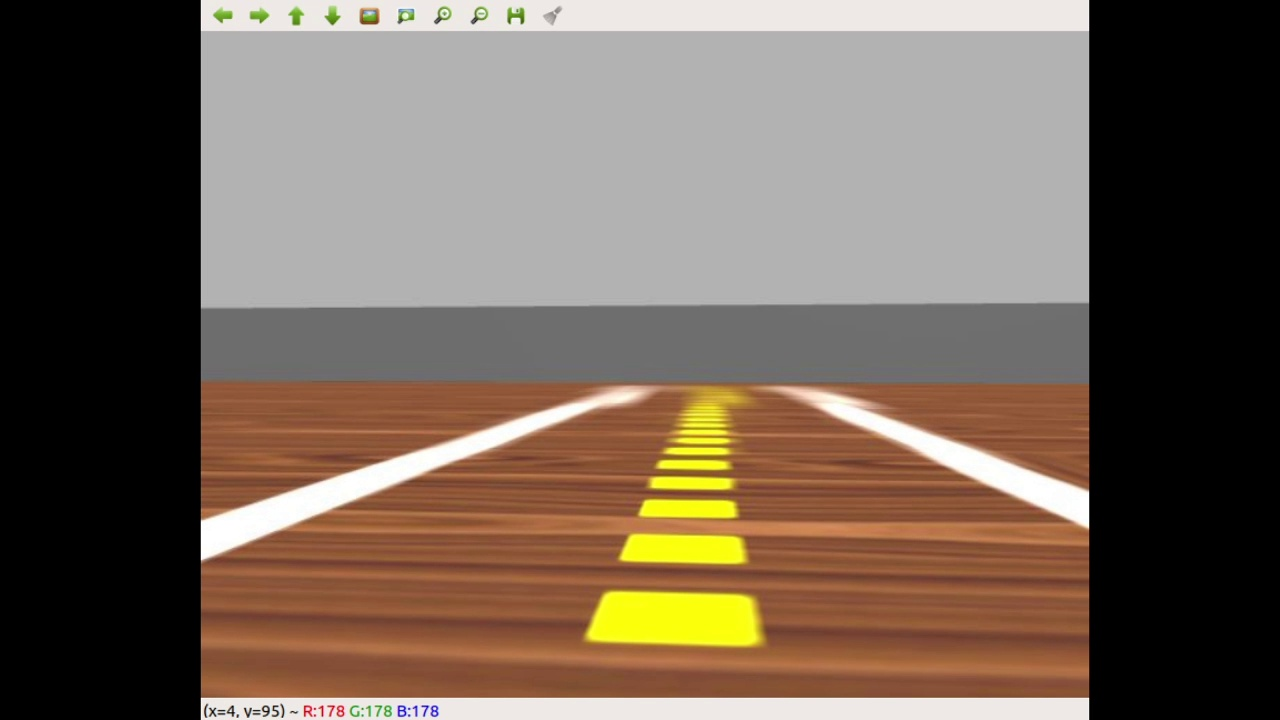
#> input picture img/frame01.jpg, 1280 x 720 px, given in place of line_following.mp4, which was not available
$ python run_on_video.py
#> lines starting #> are read from the running program, lines starting #| are printed output that depends on the picture; after the words box and inside, x2 and y2 are one past the last pixel; in counts of white or black regions, pixels touching at a corner belong together; pictures that were not available may be replaced by others from this repository, and a replacement may not be noted
### biblioteca.py
#!/usr/bin/python
# -*- coding: utf-8 -*-

import cv2
import math
import numpy as np

from sklearn.linear_model import LinearRegression, RANSACRegressor

def segmenta_linha_amarela(bgr):
    """Não mude ou renomeie esta função
        deve receber uma imagem bgr e retornar uma máscara com os segmentos amarelos do centro da pista em branco.
        Utiliza a função cv2.morphologyEx() para limpar ruidos na imagem
    """
    hsv = cv2.cvtColor(bgr, cv2.COLOR_BGR2HSV)
    mask = cv2.inRange(hsv, (30/2, 153, 160), (70/2, 255, 255))
    kernel = np.ones((5, 5), np.uint8)
    morpho = cv2.morphologyEx(mask, cv2.MORPH_OPEN, kernel)

    return morpho

def encontrar_contornos(mask):
    """Não mude ou renomeie esta função
        deve receber uma imagem preta e branca e retornar todos os contornos encontrados
    """
    contours, hierarchy = cv2.findContours(mask, cv2.RETR_CCOMP, cv2.CHAIN_APPROX_NONE)

    return contours

def crosshair(img, point, size, color):
    """ Desenha um crosshair centrado no point.
        point deve ser uma tupla (x,y)
        color é uma tupla R,G,B uint8
    """
    x,y = point
    x = int(x)
    y = int(y)
    cv2.line(img,(x - size,y),(x + size,y),color,2)
    cv2.line(img,(x,y - size),(x, y + size),color,2)

def encontrar_centro_dos_contornos(bgr, contornos):
    """Não mude ou renomeie esta função
        deve receber uma lista de contornos e retornar, respectivamente,
        a imagem com uma cruz no centro de cada segmento e o centro de cada.
        formato: img, x_list, y_list
    """
    img = bgr.copy()
    x_list = []
    y_list = []

    for contorno in contornos:
        try:
            m = cv2.moments(contorno)
            cx = m["m10"] / m["m00"]
            cy = m["m01"] / m["m00"]

            x_list.append(cx)
            y_list.append(cy)
            crosshair(img, (cx, cy), 5, (255, 0, 0))

        except ZeroDivisionError:
            pass

    return img, x_list, y_list


# [14 lines left out: function desenhar_linha_entre_pontos, not called in this run]

def regressao_por_centro(bgr, x_array, y_array):
    """Não mude ou renomeie esta função
        deve receber uma lista de coordenadas XY, e estimar a melhor reta, utilizando o metodo preferir, que passa pelos centros. Retorne a imagem com a reta e os parametros da reta

        Dica: cv2.line(img,ponto1,ponto2,color,2) desenha uma linha que passe entre os pontos, mesmo que ponto1 e ponto2 não pertençam a imagem.
    """
    img = bgr.copy()
    y_array = np.array(y_array).reshape(-1, 1)
    reg = LinearRegression().fit(y_array, x_array)
    ransac = RANSACRegressor(reg).fit(y_array, x_array)
    reg = ransac.estimator_
    lm = reg.coef_
    o = reg.intercept_
    y1 = 0
    x1 = int(lm * y1 + o)
    y2 = img.shape[0]
    x2 = int(lm * y2 + o)

    cv2.line(img, (x1, y1), (x2, y2), (0, 0, 255), 2)

    return img, lm

def calcular_angulo_com_vertical(img, lm):
    """Não mude ou renomeie esta função
        deve receber uma imagem contendo uma reta, além da reggressão linear e determinar o ângulo da reta com a vertical, utilizando o metodo preferir.
    """
    angulo_radianos = np.arctan(lm)
    angulo = np.degrees(angulo_radianos)

    return angulo

# [2 lines that do not run on import are left out]

### biblioteca2.py
#!/usr/bin/python
# -*- coding: utf-8 -*-

import cv2
import numpy as np
import math

from sklearn.linear_model import LinearRegression
from biblioteca import crosshair

def segmenta_linha_branca(bgr):
    """Não mude ou renomeie esta função
        deve receber uma imagem e segmentar as faixas brancas
    """
    mask = cv2.inRange(bgr, (240, 240, 240), (255, 255, 255))
    kernel = np.ones((5, 5), np.uint8)
    morpho = cv2.morphologyEx(mask, cv2.MORPH_OPEN, kernel)

    return morpho

def estimar_linha_nas_faixas(img, mask):
    """Não mude ou renomeie esta função
        deve receber uma imagem preta e branca e retorna dois pontos que formen APENAS uma linha em cada faixa. Desenhe cada uma dessas linhas na iamgem.
         formato: [[(x1,y1),(x2,y2)], [(x1,y1),(x2,y2)]]
    """
    contours, hierarchy = cv2.findContours(mask, cv2.RETR_CCOMP, cv2.CHAIN_APPROX_NONE)

    lines = []
    for contour in contours:
        x_array = contour[:, :, 0]
        y_array = contour[:, :, 1]
        y_array = y_array.reshape(-1, 1)
        reg = LinearRegression().fit(y_array, x_array)
        lm = reg.coef_
        o = reg.intercept_
        y1 = 0
        x1 = int(lm * y1 + o)
        y2 = img.shape[0]
        x2 = int(lm * y2 + o)
        point_1 = (x1, y1)
        point_2 = (x2, y2)

        cv2.line(img, point_1, point_2, (255, 0, 255), 2)
        lines.append((point_1, point_2))

    return lines

def calcular_equacao_das_retas(linhas):
    """Não mude ou renomeie esta função
        deve receber dois pontos que estejam em cada uma das faixas e retornar a equacao das duas retas. Onde y = h + m * x. Formato: [(m1,h1), (m2,h2)]
    """
    equations = []
    for linha in linhas:
        point_1, point_2 = linha
        x1, y1 = point_1
        x2, y2 = point_2
        m = (x2 - x1) / (y2 - y1)

        equations.append((m, x1))

    return equations

def calcular_ponto_de_fuga(img, equacoes):
    """Não mude ou renomeie esta função
        deve receber duas equacoes de retas e retornar o ponto de encontro entre elas. Desenhe esse ponto na imagem.
    """
    equation_1, equation_2 = equacoes
    m1, h1 = equation_1
    m2, h2 = equation_2
    y = int((h2 - h1) / (m1 - m2))
    x = int(h1 + y * m1)

    crosshair(img, (x, y), 5, (255, 0, 0))

    return (x, y)


### run_on_video.py
#!/usr/bin/python
# -*- coding: utf-8 -*-

import cv2
import numpy as np
import biblioteca
import biblioteca2

print("Baixe o arquivo a seguir para funcionar: ")
print("https://github.com/Insper/robot202/raw/master/projeto/centro_massa/video.mp4")

cap = cv2.VideoCapture('line_following.mp4')

while(True):
    # Capture frame-by-frameqq
    ret, img = cap.read()
#> img is the input picture: shape (720, 1280, 3); mean B, G, R 87.5, 100.4, 115.5
    # frame = cv2.imread("frame0000.jpg")
    # ret = True

    if ret == False:
        print("Codigo de retorno FALSO - problema para capturar o frame")
        break
    else:
        try:
            bgr = img.copy()
            mask = biblioteca.segmenta_linha_amarela(bgr)
#> in segmenta_linha_amarela, `mask = cv2.inRange(hsv, (30/2, 153, 160), (70/2, 255, 255))`:
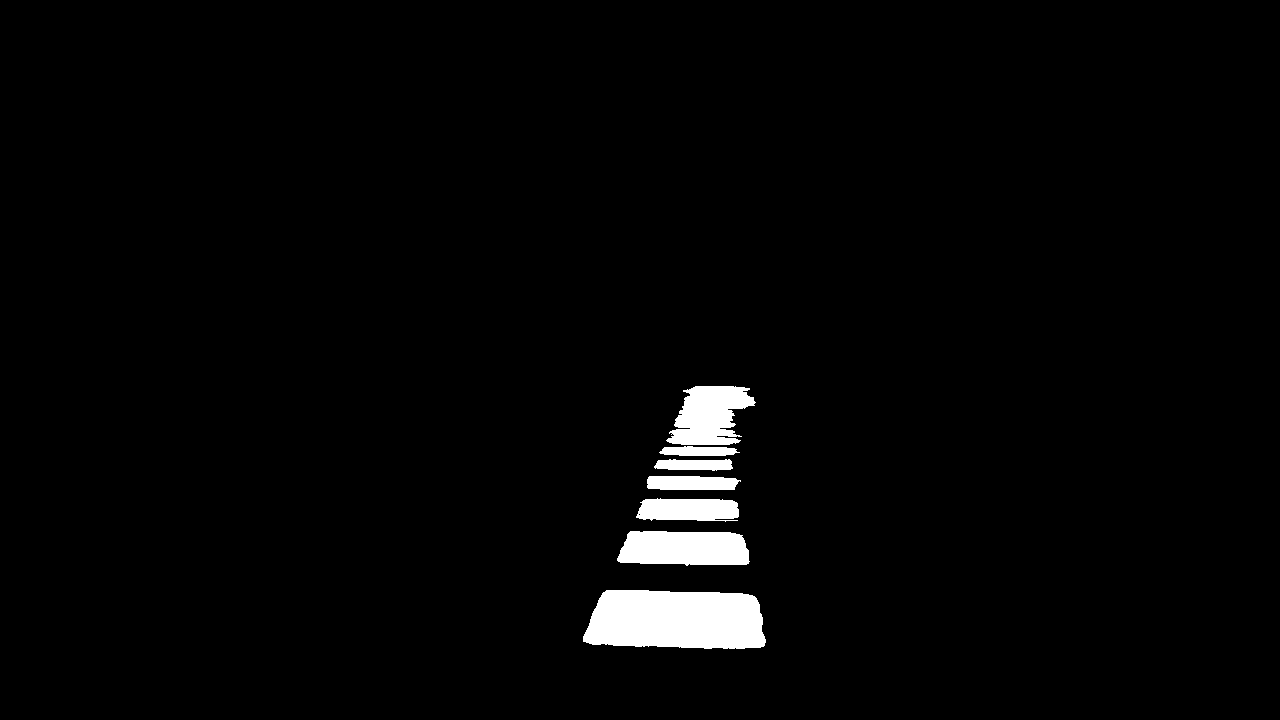
#> mask: shape (720, 1280); 2.3% white; 7 white regions, largest, box (x1, y1, x2, y2) and area: (583, 590, 766, 649) 9419, (617, 531, 750, 566) 4032, (666, 386, 756, 445) 3557
            contours = biblioteca.encontrar_contornos(mask)
#> in encontrar_contornos, `contours, hierarchy = cv2.findContours(mask, cv2.RETR_CCOMP, cv2.CHAIN..`: contours = 7 contours; box (x1, y1, x2, y2) and area: (583, 590, 765, 649) 9193, (618, 531, 749, 565) 3870, (669, 386, 754, 445) 3234, (639, 499, 739, 521) 1884, (647, 476, 737, 490) 1080, (656, 460, 731, 470) 651, (662, 446, 735, 456) 546
            img, X, Y = biblioteca.encontrar_centro_dos_contornos(img, contours)
#> the loop in encontrar_centro_dos_contornos, `for contorno in contornos:` made 7 passes
#> (cx, cy, x in crosshair, y in crosshair) on passes 1 to 7: (676.1, 619.6, 676, 619), (684.1, 548, 684, 547), (688.2, 509.1, 688, 509), (690.6, 482.7, 690, 482), (693.7, 464.4, 693, 464), (698, 450.8, 698, 450), (708.8, 414.8, 708, 414)
#> after the loop in encontrar_centro_dos_contornos, `for contorno in contornos:`:
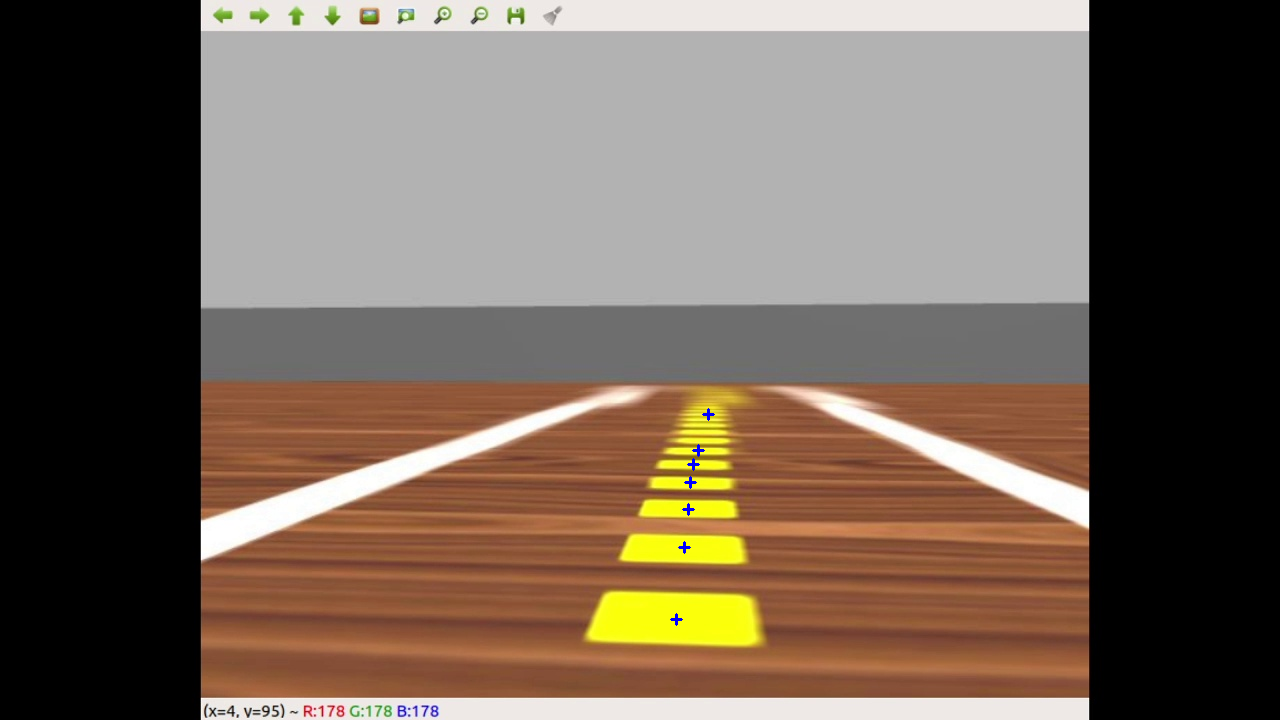
#> img: shape (720, 1280, 3); 0.05% of pixels changed, all inside (x1, y1, x2, y2) = (670, 408, 715, 626)
#> after the loop in encontrar_centro_dos_contornos, `for contorno in contornos:`: x_list = [676.1, 684.1, 688.2, 690.6, 693.7, 698, 708.8]; y_list = [619.6, 548, 509.1, 482.7, 464.4, 450.8, 414.8]
#> X = [676.1, 684.1, 688.2, 690.6, 693.7, 698, 708.8]; Y = [619.6, 548, 509.1, 482.7, 464.4, 450.8, 414.8]
            img, lm = biblioteca.regressao_por_centro(img, X, Y)
#> in regressao_por_centro, `lm = reg.coef_`: lm = [-0.146]
#> in regressao_por_centro, `o = reg.intercept_`: o = 764.3
#> in regressao_por_centro, `x1 = int(lm * y1 + o)`: x1 = 764
#> in regressao_por_centro, `x2 = int(lm * y2 + o)`: x2 = 658
#> lm = [-0.146]
            angulo = biblioteca.calcular_angulo_com_vertical(img, lm)
#> in calcular_angulo_com_vertical, `angulo_radianos = np.arctan(lm)`: angulo_radianos = [-0.145]
#> in calcular_angulo_com_vertical, `angulo = np.degrees(angulo_radianos)`: angulo = [-8.33]
#> angulo = [-8.33]

            mask2 = biblioteca2.segmenta_linha_branca(bgr)
            lines = biblioteca2.estimar_linha_nas_faixas(img, mask2)
#> in estimar_linha_nas_faixas, `contours, hierarchy = cv2.findContours(mask, cv2.RETR_CCOMP, cv2.CHAIN..`: contours = 2 contours; box (x1, y1, x2, y2) and area: (201, 405, 584, 557) 7582, (830, 404, 1089, 524) 4976
#> the loop in estimar_linha_nas_faixas, `for contour in contours:` made 2 passes
#> (lm, o, y1, x1, y2, x2, point_1, point_2) on passes 1 to 2: ([-2.66], [1646.6], 0, 1646, 720, -267, (1646, 0), (-267, 720)), ([2.24], [-65.84], 0, -65, 720, 1549, (-65, 0), (1549, 720))
#> after the loop in estimar_linha_nas_faixas, `for contour in contours:`:
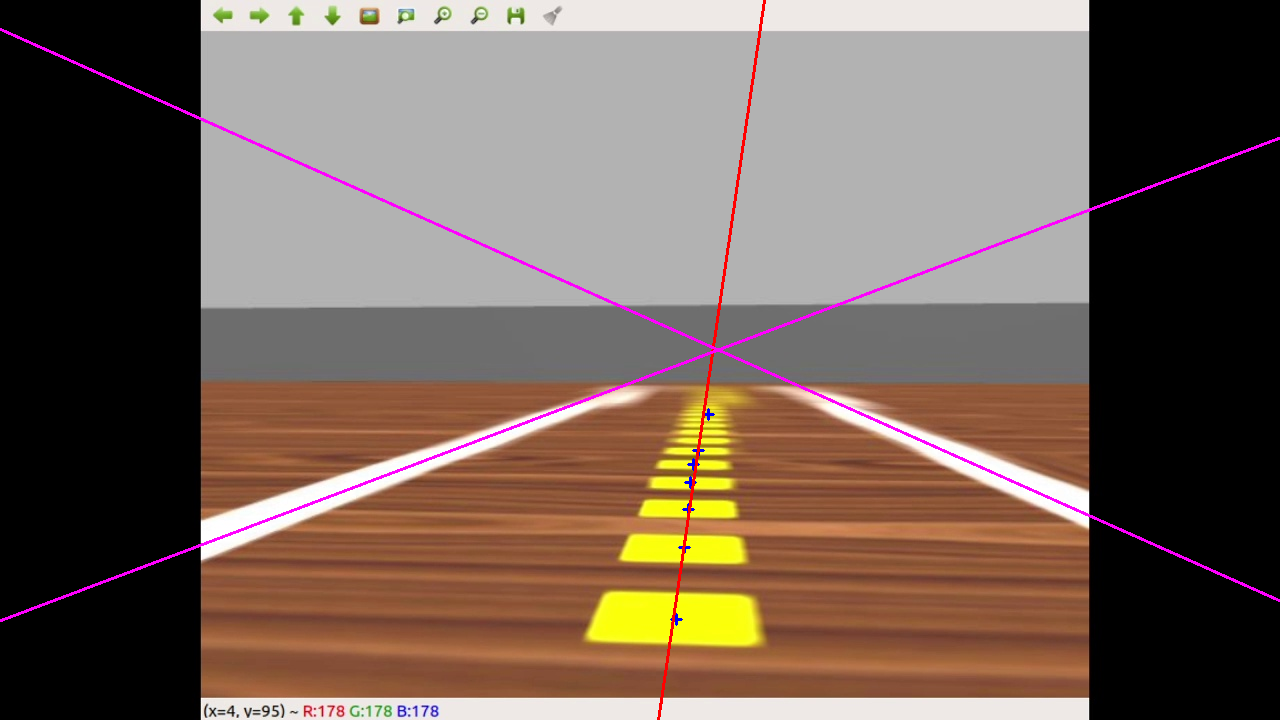
#> img: shape (720, 1280, 3); mean B, G, R 88.4, 98.7, 116.6
#> after the loop in estimar_linha_nas_faixas, `for contour in contours:`: lines = [((1646, 0), (-267, 720)), ((-65, 0), (1549, 720))]
            equations = biblioteca2.calcular_equacao_das_retas(lines)
#> the loop in calcular_equacao_das_retas, `for linha in linhas:` made 2 passes
#> (x1, y1, x2, y2, m) on passes 1 to 2: (1646, 0, -267, 720, -2.66), (-65, 0, 1549, 720, 2.24)
#> after the loop in calcular_equacao_das_retas, `for linha in linhas:`: equations = [(-2.66, 1646), (2.24, -65)]
#> equations = [(-2.66, 1646), (2.24, -65)]
            point = biblioteca2.calcular_ponto_de_fuga(img, equations)
#> in calcular_ponto_de_fuga, `equation_1, equation_2 = equacoes`: equation_1 = (-2.66, 1646); equation_2 = (2.24, -65)
#> in calcular_ponto_de_fuga, `m1, h1 = equation_1`: m1 = -2.66; h1 = 1646
#> in calcular_ponto_de_fuga, `m2, h2 = equation_2`: m2 = 2.24; h2 = -65
#> in calcular_ponto_de_fuga, `y = int((h2 - h1) / (m1 - m2))`: y = 349
#> in calcular_ponto_de_fuga, `x = int(h1 + y * m1)`: x = 718
#> point = (718, 349)

            font = cv2.FONT_HERSHEY_SIMPLEX
#> font = 0
            cv2.putText(img, str(angulo.round(1)[0]), (50, 50), font, 1, (255, 255, 255), 2, cv2.LINE_AA)
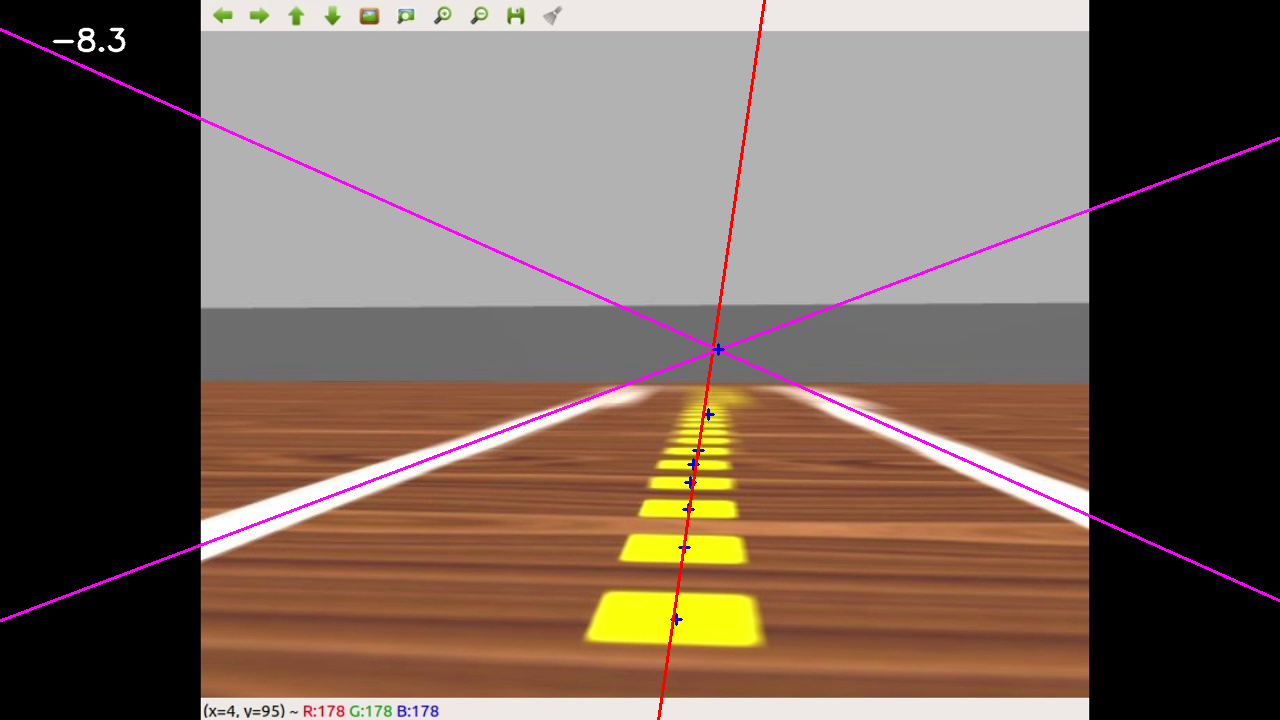
#> img: shape (720, 1280, 3); mean B, G, R 88.6, 98.9, 116.7

            # Imagem original
            cv2.imshow('img', img)
            # Mascara
            cv2.imshow('mask', mask)
        except:
            pass

        if cv2.waitKey(1) & 0xFF == ord('q'):
#> (key q is pressed here)
            break

# When everything done, release the capture
cap.release()
cv2.destroyAllWindows()
